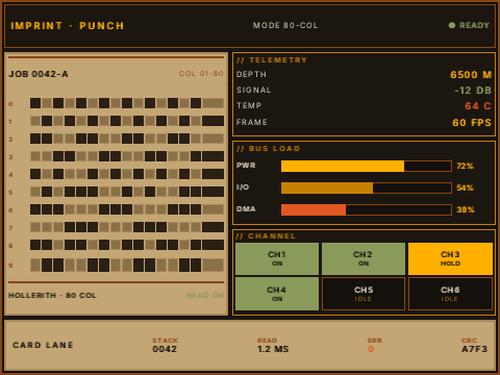
#> input picture assets/showcase_html/linux.png, 500 x 375 px
$ python make_montage.py
#> lines starting #> are read from the running program, lines starting #| are printed output that depends on the picture
#!/usr/bin/env python3
"""
make_montage -- assemble assets/showcase/montage.png from the
assets/showcase_html/{linux,nds,wasm}.png captures.

Usage: python3 tools/make_montage.py   (run from the repository root)

Three tiles in one row, shared height, aspect preserved (no crop), platform
label above each tile. Pure stdlib + Pillow.
"""
import os

from PIL import Image, ImageDraw, ImageFont

ROOT = os.path.dirname(os.path.dirname(os.path.abspath(__file__)))
OUT = os.path.join(ROOT, "assets", "showcase", "montage.png")
SRC = os.path.join(ROOT, "assets", "showcase_html")

TILE_H = 420
GAP = 10
LABEL_H = 26
PAD = 12

TILES = [
    ("linux.png", "linux"),
    ("nds.png", "nds"),
    ("wasm.png", "wasm"),
]


def main():
    font = ImageFont.load_default()
    images = []
    for name, label in TILES:
        img = Image.open(os.path.join(SRC, name)).convert("RGB")
#> img is the input picture: PIL image 500x375 RGB; mean R, G, B 109.1, 88.5, 55.1
        w, h = img.size
#> w = 500; h = 375
        tw = max(1, round(w * TILE_H / h))
#> tw = 560
        images.append((label, img.resize((tw, TILE_H), Image.LANCZOS)))

    total_w = sum(im.size[0] for _, im in images) + GAP * (len(images) + 1)
#> total_w = 1503
    board = Image.new("RGB", (total_w, PAD + LABEL_H + TILE_H + PAD), (26, 26, 26))
#> board: PIL image 1503x470 RGB; every value is 26
    draw = ImageDraw.Draw(board)

    x = GAP
    y = PAD + LABEL_H
    for label, im in images:
        tw = draw.textlength(label, font=font)
        draw.text((x + (im.size[0] - tw) // 2, PAD + 6),
                  label, fill=(220, 220, 220), font=font)
        board.paste(im, (x, y))
        x += im.size[0] + GAP
#> this loop made 3 passes
#> (label, tw, x) on passes 1 to 3: ('linux', 25, 580), ('nds', 17, 1150), ('wasm', 26, 1503)
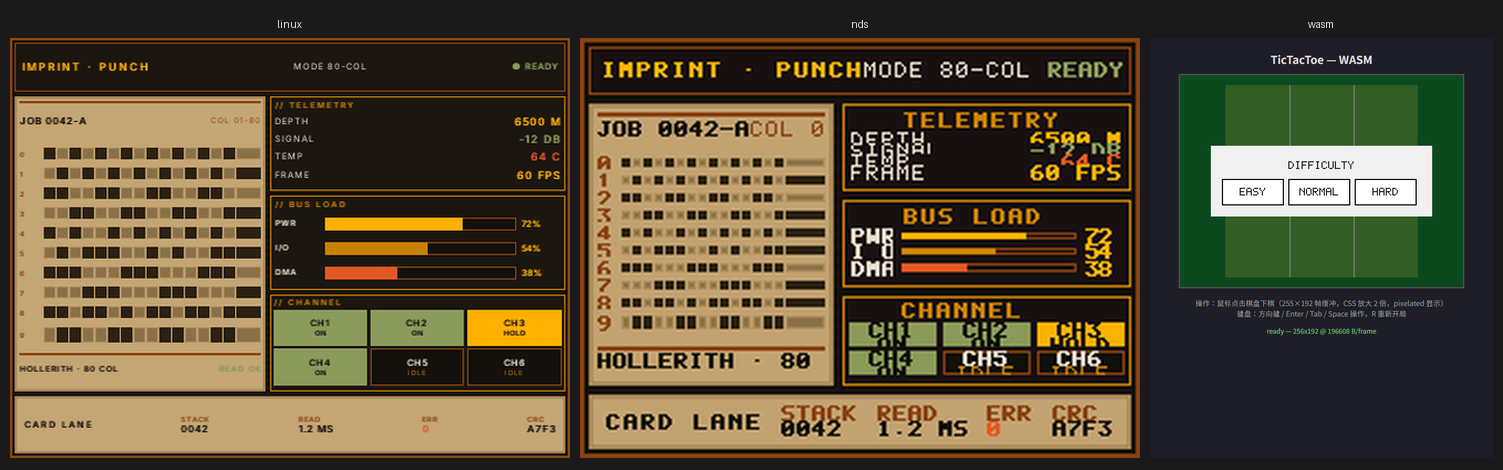
#> board: PIL image 1503x470 RGB; mean R, G, B 86.6, 75, 50.8
#> after the loop, x = 1503

    board.save(OUT)
    print(f"montage: {OUT} {board.size[0]}x{board.size[1]}")
#| montage: assets/showcase/montage.png 1503x470


if __name__ == "__main__":
    main()
